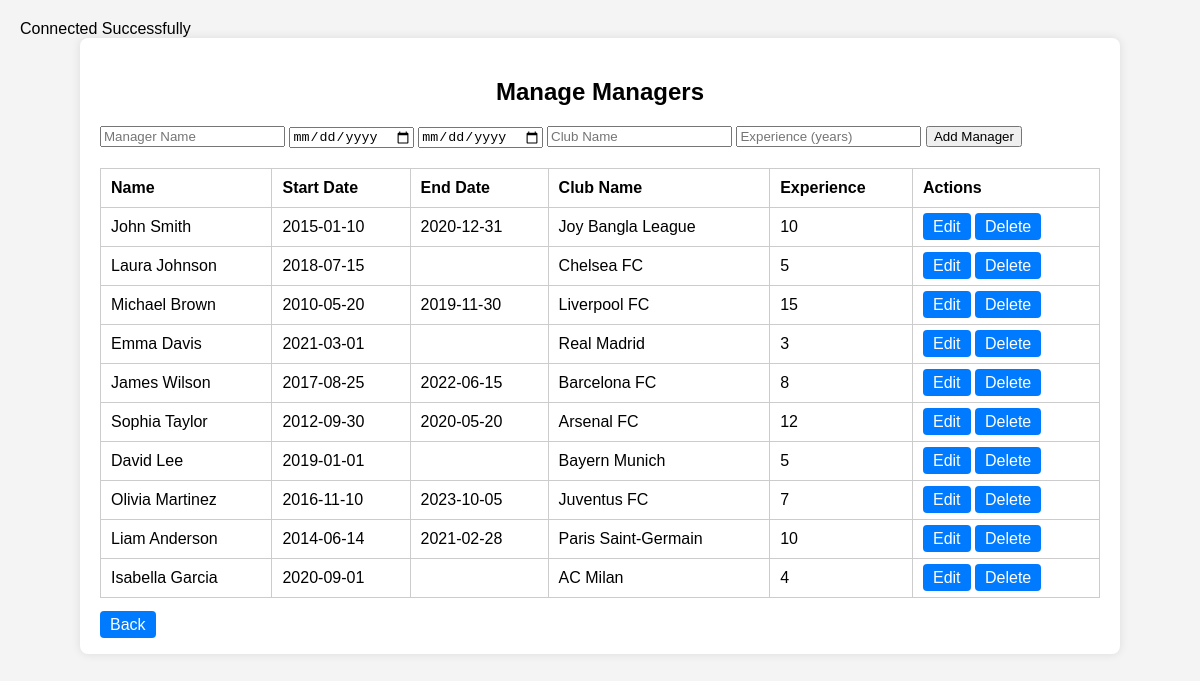
Page /project/new_login/editmanegers.php on the committed database.
### tables this page shows
CREATE TABLE `managers` (
  `m_id` int(11) NOT NULL,
  `name` varchar(100) NOT NULL,
  `start_date` date NOT NULL,
  `end_date` date DEFAULT NULL,
  `club_name` varchar(100) NOT NULL,
  `experience` int(11) NOT NULL
);

### project/new_login/editmanegers.php (the view, shortened to what this page needs)
<?php
include '../connection/connection.php';
$sql = "SELECT * FROM managers";
$result = $conn->query($sql);
$managers = [];
if ($result->num_rows > 0) {
    while ($row = $result->fetch_assoc()) {
        $managers[] = $row;
    }
}
?>
<!DOCTYPE html>
<html lang="en">
<head>
</head>
<body>
    <div class="manager-container">
        <h2>Manage Managers</h2>
        <form method="POST">
            <input type="text" name="name" placeholder="Manager Name" required>
            <input type="date" name="start_date" placeholder="Start Date" required>
            <input type="date" name="end_date" placeholder="End Date">
            <input type="text" name="club_name" placeholder="Club Name" required>
            <input type="number" name="experience" placeholder="Experience (years)" required>
            <button type="submit" name="create">Add Manager</button>
        </form>
        <table>
            <tr>
                <th>Name</th>
                <th>Start Date</th>
                <th>End Date</th>
                <th>Club Name</th>
                <th>Experience</th>
                <th>Actions</th>
            </tr>
            <?php foreach ($managers as $manager): ?>
            <tr>
                <td><?php echo htmlspecialchars($manager['name']); ?></td>
                <td><?php echo htmlspecialchars($manager['start_date']); ?></td>
                <td><?php echo htmlspecialchars($manager['end_date']); ?></td>
                <td><?php echo htmlspecialchars($manager['club_name']); ?></td>
                <td><?php echo htmlspecialchars($manager['experience']); ?></td>
                <td>
                    <a href="m2.php?id=<?php echo $manager['m_id']; ?>" class="btn">Edit</a>
                    <a href="?delete=<?php echo $manager['m_id']; ?>" class="btn">Delete</a>
                </td>
            </tr>
            <?php endforeach; ?>
        </table>
        <br>
        <a href="dash.php" class="btn">Back</a>
    </div>
</body>
</html>

### project/new_login/editmanegers.php (style rules this page uses)
body { font-family: Arial, sans-serif; background: #f4f4f4; margin: 0; padding: 20px; }
.manager-container { max-width: 1000px; margin: 0 auto; padding: 20px; background-color: #fff; border-radius: 8px; box-shadow: 0 0 10px rgba(0, 0, 0, 0.1); }
h2 { text-align: center; }
table { width: 100%; border-collapse: collapse; margin-top: 20px; }
table, th, td { border: 1px solid #ccc; }
th, td { padding: 10px; text-align: left; }
.btn { background-color: #007BFF; color: white; padding: 5px 10px; border-radius: 4px; text-decoration: none; }

### rows in the picture
managers: name "John Smith", start_date "2015-01-10", end_date "2020-12-31", club_name "Joy Bangla League", experience "10"
managers: name "Laura Johnson", start_date "2018-07-15", club_name "Chelsea FC", experience "5"
managers: name "Michael Brown", start_date "2010-05-20", end_date "2019-11-30", club_name "Liverpool FC", experience "15"
managers: name "Emma Davis", start_date "2021-03-01", club_name "Real Madrid", experience "3"
managers: name "James Wilson", start_date "2017-08-25", end_date "2022-06-15", club_name "Barcelona FC", experience "8"
managers: name "Sophia Taylor", start_date "2012-09-30", end_date "2020-05-20", club_name "Arsenal FC", experience "12"
managers: name "David Lee", start_date "2019-01-01", club_name "Bayern Munich", experience "5"
managers: name "Olivia Martinez", start_date "2016-11-10", end_date "2023-10-05", club_name "Juventus FC", experience "7"
managers: name "Liam Anderson", start_date "2014-06-14", end_date "2021-02-28", club_name "Paris Saint-Germain", experience "10"
managers: name "Isabella Garcia", start_date "2020-09-01", club_name "AC Milan", experience "4"
